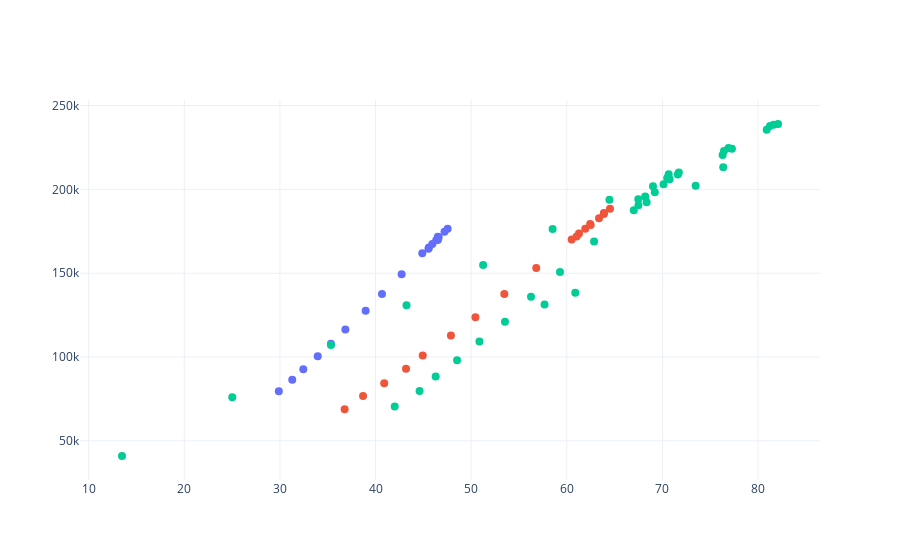

The notebook cell this image was saved under:
### Code cell
import plotly.graph_objects as go

# Create figure
fig = go.Figure()

for group, df_temp in data.groupby('modelType'):
    a = df_temp['nParticles'].tolist()
    b = df_temp['xEnd'].tolist()
    names = df_temp.index.tolist()

    fig.add_trace(
        go.Scatter(x=a, y=b,text=names))

fig.update_traces(
    hoverinfo="name+x+text",
    line={"width": 0.5},
    marker={"size": 8},
    mode="markers",
    showlegend=False
)

fig.update_layout(template="plotly_white")

fig.show()

### Figure 1 — Plotly figure (JSON) as saved in the notebook; plotly's stock layout.template omitted (floating-point values rounded to 4 significant figures)
{"data": [{"hoverinfo": "name+x+text", "line": {"width": 0.5}, "marker": {"size": 8}, "mode": "markers", "showlegend": false, "text": ["Full_0.8_term_0.01", "Full_0.8_term_0.02", "Full_0.8_term_0.03", "Full_0.8_term_0.04", "Full_0.8_term_0.05", "Full_0.8_term_0.06", "Full_0.8_term_0.07", "Full_0.8_term_0.08", "Full_0.8_term_0.09", "Full_0.8_term_0.1", "Full_0.8_term_0.2", "Full_0.8_term_0.3", "Full_0.8_term_0.4", "Full_0.8_term_0.5", "Full_0.8_term_0.6", "Full_0.8_term_0.7", "Full_0.8_term_0.9", "Full_0.8_term_0.8", "Full_0.8_term_1.0"], "type": "scatter", "x": [47.54, 47.21, 46.52, 46.6, 46.35, 46.53, 45.94, 45.58, 45.54, 44.89, 42.73, 40.68, 38.97, 36.85, 35.34, 33.96, 31.29, 32.45, 29.88], "y": [176500.0, 174700.0, 171700.0, 171400.0, 169600.0, 169900.0, 167400.0, 165400.0, 164700.0, 162000.0, 149400.0, 137600.0, 127600.0, 116400.0, 108000.0, 100500.0, 86370.0, 92700, 79530.0]}, {"hoverinfo": "name+x+text", "line": {"width": 0.5}, "marker": {"size": 8}, "mode": "markers", "showlegend": false, "text": ["LER_0.8_term_0.01", "LER_0.8_term_0.02", "LER_0.8_term_0.04", "LER_0.8_term_0.03", "LER_0.8_term_0.05", "LER_0.8_term_0.06", "LER_0.8_term_0.07", "LER_0.8_term_0.08", "LER_0.8_term_0.09", "LER_0.8_term_0.1", "LER_0.8_term_0.2", "LER_0.8_term_0.3", "LER_0.8_term_0.4", "LER_0.8_term_0.5", "LER_0.8_term_0.6", "LER_0.8_term_0.7", "LER_0.8_term_0.8", "LER_0.8_term_0.9", "LER_0.8_term_1.0"], "type": "scatter", "x": [64.52, 63.88, 63.37, 63.87, 62.45, 62.49, 61.93, 61.28, 61.03, 60.51, 56.81, 53.47, 50.45, 47.88, 44.94, 43.19, 40.91, 38.69, 36.77], "y": [188500.0, 186000.0, 182800.0, 185400.0, 179400.0, 178800.0, 176500.0, 173600.0, 172000.0, 170000.0, 153100.0, 137600.0, 123800.0, 112800.0, 101000.0, 92970.0, 84390.0, 76800, 68800.0]}, {"hoverinfo": "name+x+text", "line": {"width": 0.5}, "marker": {"size": 8}, "mode": "markers", "showlegend": false, "text": ["discrete_0.1", "discrete_0.2", "discrete_0.4", "discrete_0.3", "discrete_0.5", "discrete_0.6", "discrete_0.7", "discrete_0.8", "discrete_0.9", "discrete_1.0", "discrete_0.8_term_0.0001", "discrete_0.8_term_0.001", "discrete_0.8_term_0.01", "discrete_0.8_term_0.02", "discrete_0.8_term_0.03", "discrete_0.8_term_0.04", "discrete_0.8_term_0.05", "discrete_0.8_term_0.06", "discrete_0.8_term_0.07", "discrete_0.8_term_0.08", "discrete_0.8_term_0.09", "discrete_0.8_term_0.1", "discrete_0.8_term_0.2", "discrete_0.8_term_0.3", "discrete_0.8_term_0.4", "discrete_0.8_term_0.5", "discrete_0.8_term_0.7", "discrete_0.8_term_0.6", "discrete_0.8_term_0.8", "discrete_0.8_term_0.9", "discrete_0.8_term_1", "discrete_0.9_term_0.0001", "discrete_0.9_term_0.001", "discrete_0.9_term_0.1", "discrete_0.9_term_0.01", "discrete_0.9_term_0.5", "discrete_1.0_term_0.0001", "discrete_1.0_term_0.001", "discrete_1.0_term_0.01", "discrete_1.0_term_0.1", "discrete_1.0_term_0.5"], "type": "scatter", "x": [13.49, 25.02, 43.24, 35.34, 51.25, 58.52, 64.46, 70.66, 76.91, 82.09, 71.61, 71.72, 70.5, 70.75, 70.12, 69.01, 69.2, 68.2, 67.48, 68.35, 67.49, 67.01, 62.85, 59.29, 56.26, 53.53, 48.53, 50.86, 46.29, 44.61, 42.0, 76.43, 77.27, 73.47, 76.29, 57.67, 81.25, 81.62, 80.9, 76.36, 60.89], "y": [40960.0, 75940.0, 130900.0, 107100, 154875, 176400, 193800.0, 209000.0, 224700.0, 239000.0, 208900.0, 210000.0, 206800.0, 206000.0, 203025, 201900.0, 198200.0, 195700.0, 194100.0, 192400.0, 190500.0, 187600.0, 169000.0, 150700.0, 136000.0, 121100.0, 98025, 109200, 88400.0, 79730.0, 70500, 222900.0, 224300.0, 202125, 220500.0, 131300.0, 237800.0, 238600.0, 235600.0, 213100.0, 138400.0]}], "layout": {}}
